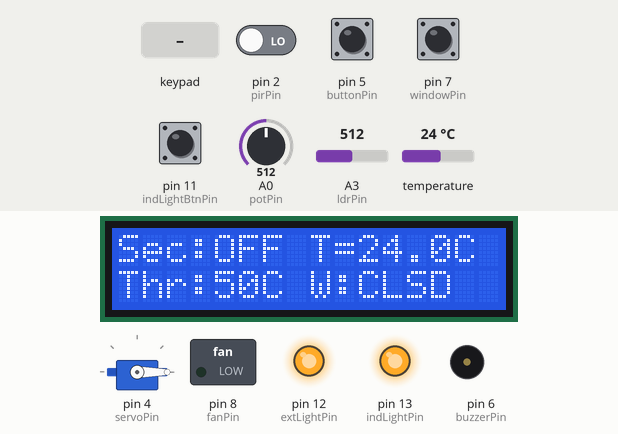
The sketch below on a simulated Arduino Uno, built with avr-gcc and run on an emulated ATmega328P. Parts: servo, 16×2 character LCD, switched loads named in the sketch (green lamp = pin HIGH), output pins drawn as LEDs (lit = HIGH), buzzer (waves = sounding, pin HIGH). Wiring (inferred from the names in the program): PCF8574 port expander at I2C address 0x20. Wiring (inferred from the signals the program sends): 4×4 keypad with keys 1 2 3 A 4 5 6 B 7 8 9 C * 0 # D: rows Q0, Q1, Q2, Q3; columns Q4, Q5, Q6, Q7. The inputs (shaded band) are chosen by the test bench; at power-on: pin 5 (buttonPin), pin 7 (windowPin), pin 11 (indLightBtnPin) HIGH, pin 2 (pirPin) LOW, A0 (potPin) = 512, A3 (ldrPin) = 512, temperature 24 °C. What the sketch prints to the serial monitor is not drawn.

Above: at 2.8 s.
2.9 s: keypad keys 1 2 3 4 # pressed 0.4 s apart
At 8.9 s:
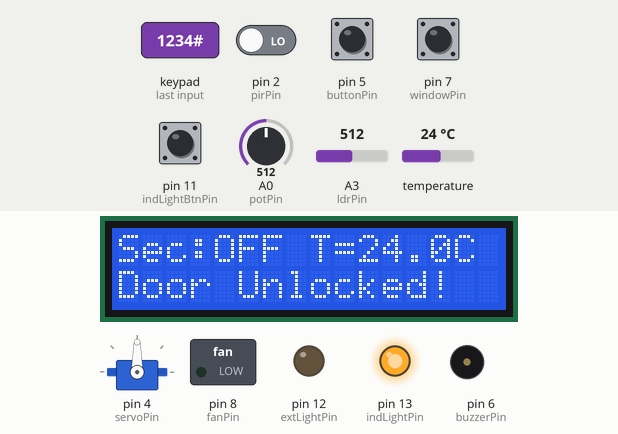
9.1 s: key 'A' pressed
At 12.4 s:
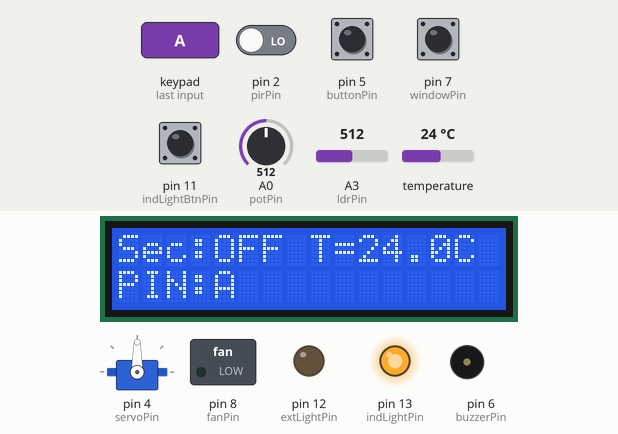
13.3 s: key 'B' pressed
At 15.4 s:
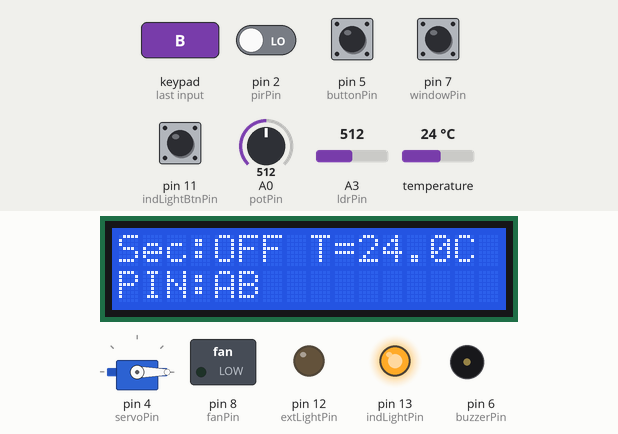
16.0 s: pin 5 (buttonPin) pulled LOW for 1 s
At 18.1 s:
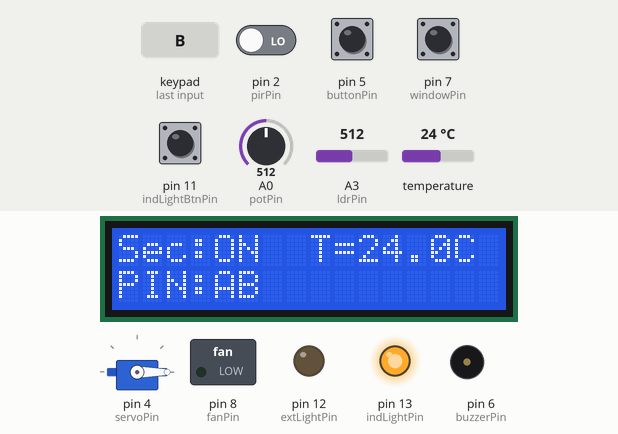
18.5 s: key '#' pressed
At 19.6 s:
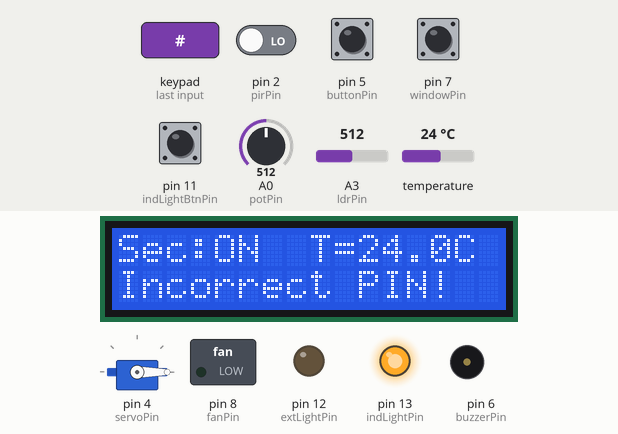
22.0 s: pin 7 (windowPin) pulled LOW for 1 s
At 24.1 s:
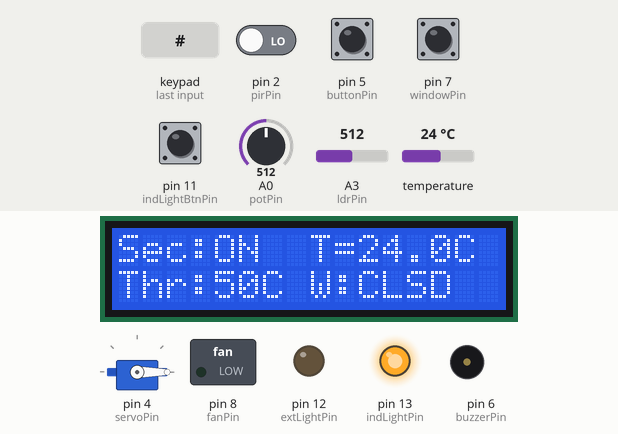
Timing chart, 0 to 25.6 s (numbered marks = the images above; inputs shaded):
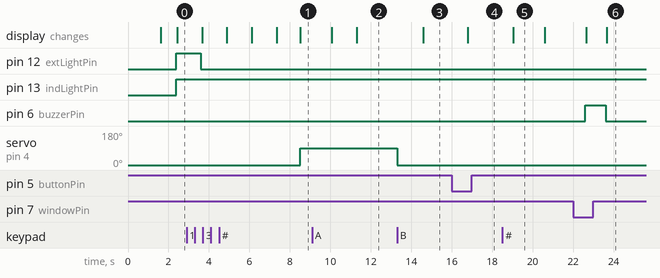

Measured:
- after the input at 2.9 s, servo on pin 4 (servoPin): 0° → 90° after 5.6 s; the display: first changes after 0.76 s (image 1 shows a later state)
- after the input at 9.1 s, the display: first differs from a run without the input after 2.2 s (image 2)
- after the input at 13.3 s, the display: changes after 1.3 s (image 3)
- after the input at 16.0 s, the display: changes after 0.78 s (image 4)
- after the input at 18.5 s, the display: changes after 0.54 s (image 5)
- after the input at 22.0 s, pin 6 (buzzerPin): LOW → HIGH after 0.59 s, → LOW 1.0 s later; the display: first changes after 0.64 s (image 6 shows a later state)
- what the display in image 5 shows lasts 1.6 s, from 19.0 s to 20.6 s

The sketch:

SmartHome_ArduinoCode.ino
```cpp
#include <Wire.h>
#include <LiquidCrystal_I2C.h>
#include <OneWire.h>
#include <DallasTemperature.h>
#include <Servo.h>

// Initialize the LCD (Address 0x27, 16 columns, 2 rows)
LiquidCrystal_I2C lcd(0x27, 16, 2);

// Initialize Servo for Main Door
Servo doorServo;

// Pin Definitions
const int ONE_WIRE_BUS = 9;      // DS18B20 Temperature sensor on Digital Pin 9
const int potPin = A0;           // Potentiometer wiper on A0
const int fanPin = 8;            // Fan MOSFET on Digital Pin 8
const int windowPin = 7;         // Window limit switch on Digital Pin 7
const int buzzerPin = 6;         // Alarm buzzer on Digital Pin 6
const int buttonPin = 5;         // Security mode push button on Digital Pin 5
const int servoPin = 4;          // Door servo motor on Digital Pin 4
const int pirPin = 2;            // PIR motion sensor on Digital Pin 2
const int ldrPin = A3;           // LDR sensor module on Analog Pin A3
const int extLightPin = 12;      // Exterior Light LED (Motion-triggered) on Digital Pin 12
const int indLightPin = 13;      // Indoor Light LED on Digital Pin 13
const int indLightBtnPin = 11;   // Indoor Light Manual Push Button on Digital Pin 11

// I2C Keypad Expander Address (Usually 0x20)
const int KEYPAD_I2C_ADDR = 0x20;

// Setup OneWire and Dallas Temperature
OneWire oneWire(ONE_WIRE_BUS);
DallasTemperature sensors(&oneWire);

// State Tracking Variables
bool securityArmed = false;
bool lastButtonState = HIGH;
bool lastIndLightBtnState = HIGH;
bool manualOverride = false;    // Tracks if manual override (Force ON) is active

String enteredPin = "";
const String correctPin = "1234";
unsigned long doorOpenTime = 0;
bool doorIsOpen = false;
const unsigned long doorHoldTime = 4000; // Door stays open for 4 seconds

void setup() {
  Wire.begin(); // Join I2C bus for LCD and Keypad expander

  pinMode(fanPin, OUTPUT);
  pinMode(buzzerPin, OUTPUT);
  pinMode(extLightPin, OUTPUT);
  pinMode(indLightPin, OUTPUT);
  pinMode(windowPin, INPUT_PULLUP);
  pinMode(buttonPin, INPUT_PULLUP);
  pinMode(indLightBtnPin, INPUT_PULLUP); // Indoor light button with internal pull-up
  pinMode(pirPin, INPUT);
  pinMode(ldrPin, INPUT);

  doorServo.attach(servoPin);
  doorServo.write(0); // Door closed position (0 degrees)

  Serial.begin(9600);
  sensors.begin();

  // Initialize LCD
  lcd.init();
  lcd.backlight();
  lcd.setCursor(0, 0);
  lcd.print("Smart Home Sys");
  lcd.setCursor(0, 1);
  lcd.print("Initializing...");
  delay(1500);
  lcd.clear();
}

// Function to scan the 4x4 Keypad via PCF8574 I2C Expander
char readI2CKeypad() {
  char keys[4][4] = {
    {'1','2','3','A'},
    {'4','5','6','B'},
    {'7','8','9','C'},
    {'*','0','#','D'}
  };

  for (int row = 0; row < 4; row++) {
    Wire.beginTransmission(KEYPAD_I2C_ADDR);
    Wire.write(~(1 << row));
    Wire.endTransmission();

    Wire.requestFrom(KEYPAD_I2C_ADDR, 1);
    if (Wire.available()) {
      uint8_t p = Wire.read();
      for (int col = 0; col < 4; col++) {
        if (!(p & (1 << (col + 4)))) {
          Wire.beginTransmission(KEYPAD_I2C_ADDR);
          Wire.write(0xFF);
          Wire.endTransmission();
          return keys[row][col];
        }
      }
    }
  }

  Wire.beginTransmission(KEYPAD_I2C_ADDR);
  Wire.write(0xFF);
  Wire.endTransmission();

  return '\0';
}

void loop() {
  // 1. Read Potentiometer and map to temperature threshold (0 to 100 °C)
  int potValue = analogRead(potPin);
  float tempThreshold = map(potValue, 0, 1023, 0, 100);

  // 2. Read DS18B20 Temperature Sensor
  sensors.requestTemperatures();
  float temperatureC = sensors.getTempCByIndex(0);

  if (temperatureC == -127.31 || temperatureC == -127.00) {
    Serial.println(F("Error: Could not find DS18B20 temperature sensor!"));
    lcd.setCursor(0, 0);
    lcd.print("Sensor Error!   ");
    delay(2000);
    return;
  }

  // 3. Read Sensors & Inputs
  bool isWindowOpen = (digitalRead(windowPin) == LOW);
  bool motionDetected = (digitalRead(pirPin) == HIGH);
  int ldrValue = analogRead(ldrPin);

  // 4. Toggle Security Mode via Push Button (Pin 5)
  bool currentButtonState = digitalRead(buttonPin);
  if (currentButtonState == LOW && lastButtonState == HIGH) {
    securityArmed = !securityArmed;
    delay(200);
  }
  lastButtonState = currentButtonState;

  // 5. Toggle Indoor Light Override via Push Button (Pin 11)
  bool currentIndLightBtnState = digitalRead(indLightBtnPin);
  if (currentIndLightBtnState == LOW && lastIndLightBtnState == HIGH) {
    manualOverride = !manualOverride; // Toggle between Force-ON and Sensor mode
    delay(200);                       // Debounce delay
  }
  lastIndLightBtnState = currentIndLightBtnState;

  // 6. Keypad Password Handling for Main Door Access
  char key = readI2CKeypad();
  if (key != '\0') {
    delay(200);
    if (key == '#') {
      if (enteredPin == correctPin) {
        doorServo.write(90);
        doorIsOpen = true;
        doorOpenTime = millis();
        lcd.setCursor(0, 1);
        lcd.print("Door Unlocked!  ");
      } else {
        lcd.setCursor(0, 1);
        lcd.print("Incorrect PIN!  ");
      }
      enteredPin = "";
      delay(1500);
    } else if (key == '*') {
      enteredPin = "";
      lcd.setCursor(0, 1);
      lcd.print("PIN Cleared     ");
      delay(1000);
    } else {
      if (enteredPin.length() < 4) {
        enteredPin += key;
      }
    }
  }

  // Auto-close door after preset delay
  if (doorIsOpen && (millis() - doorOpenTime >= doorHoldTime)) {
    doorServo.write(0);
    doorIsOpen = false;
  }

  // 7. Fan Control Logic (Climate Control)
  int fanSpeed = (temperatureC >= tempThreshold) ? 255 : 0;
  analogWrite(fanPin, fanSpeed);

  // 8. Security System & Lighting Logic
  bool securityAlarmTriggered = (securityArmed && isWindowOpen);
  digitalWrite(buzzerPin, securityAlarmTriggered ? HIGH : LOW);

  // --- PIR Motion Light with a Latch Timer (Stays on for 3 seconds once triggered) ---
  static unsigned long pirTimer = 0;
  if (motionDetected) {
    pirTimer = millis(); // Reset timer every time motion is detected
  }
  bool extLightState = (millis() - pirTimer < 3000);
  digitalWrite(extLightPin, extLightState ? HIGH : LOW);

  // --- Indoor Light Logic (Manual Force-ON Override or Auto LDR fallback) ---
  bool indLightState = false;
  if (manualOverride) {
    indLightState = HIGH; // Forces light ON regardless of LDR sensor
  } else {
    // Automatic LDR fallback logic
    static bool autoIndLightState = false;
    if (ldrValue > 250) {
      autoIndLightState = true;   // Turn ON when dark
    } else if (ldrValue < 200) {
      autoIndLightState = false;  // Turn OFF when bright
    }
    indLightState = autoIndLightState;
  }
  digitalWrite(indLightPin, indLightState ? HIGH : LOW);

  // 9. Update LCD Display (16x2) cleanly without glitching
  lcd.setCursor(0, 0);
  lcd.print("Sec:");
  lcd.print(securityArmed ? "ON " : "OFF");
  lcd.print(" T=");
  lcd.print(temperatureC, 1);
  lcd.print("C ");

  lcd.setCursor(0, 1);
  if (enteredPin.length() > 0) {
    lcd.print("PIN:");
    lcd.print(enteredPin);
    for (int i = enteredPin.length(); i < 12; i++) lcd.print(" ");
  } else {
    // Show Threshold and Window status on row 2
    lcd.print("Thr:");
    lcd.print((int)tempThreshold);
    lcd.print("C ");
    lcd.print(isWindowOpen ? "W:OPEN " : "W:CLSD ");
  }

  // 10. Print to Serial Monitor
  Serial.print("Threshold: "); Serial.print(tempThreshold);
  Serial.print(" °C | Temp: "); Serial.print(temperatureC);
  Serial.print(" °C | LDR: "); Serial.print(ldrValue);
  Serial.print(" | Fan: "); Serial.print(fanSpeed > 0 ? "ON" : "OFF");
  Serial.print(" | Door: "); Serial.print(doorIsOpen ? "OPEN" : "CLOSED");
  Serial.print(" | Sec: "); Serial.println(securityArmed ? "ARMED" : "DISARMED");

  delay(200);
}
```
